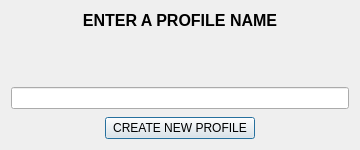
<?xml version="1.0" encoding="UTF-8"?>
<ui version="4.0">
 <class>AboutDialog</class>
 <widget class="QDialog" name="AboutDialog">
  <property name="geometry">
   <rect>
    <x>0</x>
    <y>0</y>
    <width>360</width>
    <height>150</height>
   </rect>
  </property>
  <property name="windowTitle">
   <string>About Us</string>
  </property>
  <property name="sizeGripEnabled">
   <bool>false</bool>
  </property>
  <layout class="QVBoxLayout" name="verticalLayout">
   <property name="spacing">
    <number>8</number>
   </property>
   <item>
    <widget class="QLabel" name="labelDesc">
     <property name="font">
      <font>
       <pointsize>12</pointsize>
       <bold>true</bold>
      </font>
     </property>
     <property name="text">
      <string>ENTER A PROFILE NAME</string>
     </property>
     <property name="alignment">
      <set>Qt::AlignmentFlag::AlignCenter</set>
     </property>
     <property name="wordWrap">
      <bool>true</bool>
     </property>
    </widget>
   </item>
   <item>
    <spacer name="verticalSpacer">
     <property name="orientation">
      <enum>Qt::Orientation::Vertical</enum>
     </property>
     <property name="sizeHint" stdset="0">
      <size>
       <width>20</width>
       <height>40</height>
      </size>
     </property>
    </spacer>
   </item>
   <item>
    <widget class="QLineEdit" name="lineEdit"/>
   </item>
   <item>
    <layout class="QHBoxLayout" name="horizontalLayout">
     <item>
      <spacer name="horizontalSpacer">
       <property name="orientation">
        <enum>Qt::Orientation::Horizontal</enum>
       </property>
       <property name="sizeHint" stdset="0">
        <size>
         <width>40</width>
         <height>20</height>
        </size>
       </property>
      </spacer>
     </item>
     <item>
      <widget class="QPushButton" name="btnClose">
       <property name="minimumSize">
        <size>
         <width>150</width>
         <height>0</height>
        </size>
       </property>
       <property name="text">
        <string>CREATE NEW PROFILE</string>
       </property>
      </widget>
     </item>
     <item>
      <spacer name="horizontalSpacer_2">
       <property name="orientation">
        <enum>Qt::Orientation::Horizontal</enum>
       </property>
       <property name="sizeHint" stdset="0">
        <size>
         <width>40</width>
         <height>20</height>
        </size>
       </property>
      </spacer>
     </item>
    </layout>
   </item>
  </layout>
 </widget>
 <resources/>
 <connections/>
</ui>
